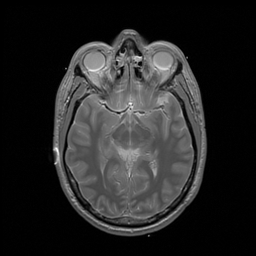
%> input picture Lab 7_data/S1_Q2_utils/pd.jpg, 256 x 256 px
$ octave P3.m   (GNU Octave 9; MATLAB toolbox functions it lacks are replaced by stand-ins)
%> lines starting %> are read from the running program, lines starting %| are printed output that depends on the picture; in (x1, y1, x2, y2) boxes, pixels count from 0 and x2, y2 are one past the last pixel; in counts of white or black regions, pixels touching at a corner belong together; the program's own positions count from 1
%% Part 3

scan_pd = imread("pd.jpg");
%> scan_pd is the input picture: size 256x256x3 uint8; min 0, max 255, mean 38
scan_t1 = imread("t1.jpg");
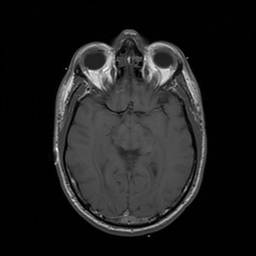
%> input picture Lab8/t1.jpg, 256 x 256 px
%> scan_t1 is the input picture: size 256x256x3 uint8; min 0, max 255, mean 29.6
scan_t2 = imread("t2.jpg");
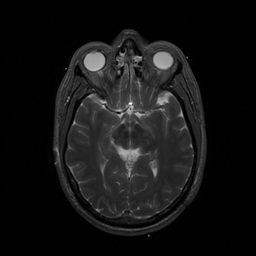
%> input picture Lab8/t2.jpg, 256 x 256 px
%> scan_t2 is the input picture: size 256x256x3 uint8; min 0, max 255, mean 20.4

[rowSize, colSize, ~] = size(scan_pd);
%> rowSize = 256; colSize = 256
totalPixels = rowSize * colSize;
%> totalPixels = 65536

feature1 = double(reshape(scan_pd(:,:,1), totalPixels, 1));
feature2 = double(reshape(scan_t1(:,:,1), totalPixels, 1));
feature3 = double(reshape(scan_t2(:,:,1), totalPixels, 1));
featureMatrix = [feature1, feature2, feature3];


numSegments = 6;

segmentLabels = custom_kmeans_clustering(featureMatrix, numSegments);
%> in custom_kmeans_clustering, `centroids = data(random_idx, :);`: centroids = [1 5 2; 1 0 1; 89 79 41; 114 83 58; 84 52 30; 103 60 81]
%> the loop in custom_kmeans_clustering, `while iterCount < maxIterations` made 47 passes
%> diff_error on passes 1 to 12: 123.9, 78.99, 51.68, 32.74, 28.98, 28.27, 24.65, 20, 15.6, 13.08, 10.24, 7.87
%> after the loop in custom_kmeans_clustering, `while iterCount < maxIterations`: iterCount = 47; updated_centroids = [46.6 40.41 19.83; 1.12 1.21 0.967; 113.5 72.65 63.21; 133.6 154.6 58.26; 86.98 73.47 39.87; 151.6 50.08 141.2]
segmentedImage = reshape(segmentLabels, rowSize, colSize);
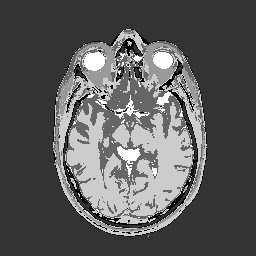
%> segmentedImage: size 256x256 double; min 1, max 6, mean 2.76; drawn with min black and max white


fig = figure('Name', 'Image Segmentation Results', 'Color', 'white');

for idx = 1:numSegments
    currentMask = (segmentedImage == idx);
    subplot(2, 3, idx);
    imshow(currentMask, []);
    title(sprintf('Segment ID: %d', idx), 'FontWeight', 'bold', 'FontSize', 10);
end
%> this loop made 6 passes
%> pass 1, `currentMask = (segmentedImage == idx);`:
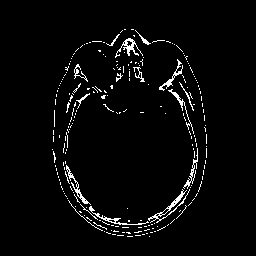
%> currentMask: size 256x256 logical; 3.4% white in thin lines or dots, all inside (x1, y1, x2, y2) = (52, 29, 207, 237)
%> pass 2, `currentMask = (segmentedImage == idx);`:
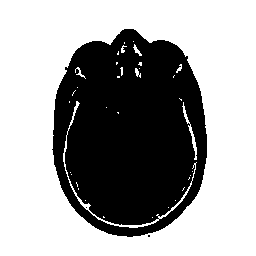
%> currentMask: size 256x256 logical; 62.5% white; 3 black regions (2 under 20 px), largest, box (x1, y1, x2, y2) and area: (52, 29, 207, 237) 24600
%> pass 3, `currentMask = (segmentedImage == idx);`:
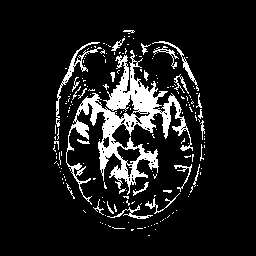
%> currentMask: size 256x256 logical; 10.8% white; 187 white regions (160 under 20 px), largest, box (x1, y1, x2, y2) and area: (66, 50, 193, 205) 4790, (56, 42, 102, 127) 408, (152, 41, 199, 91) 193
%> after the loop:
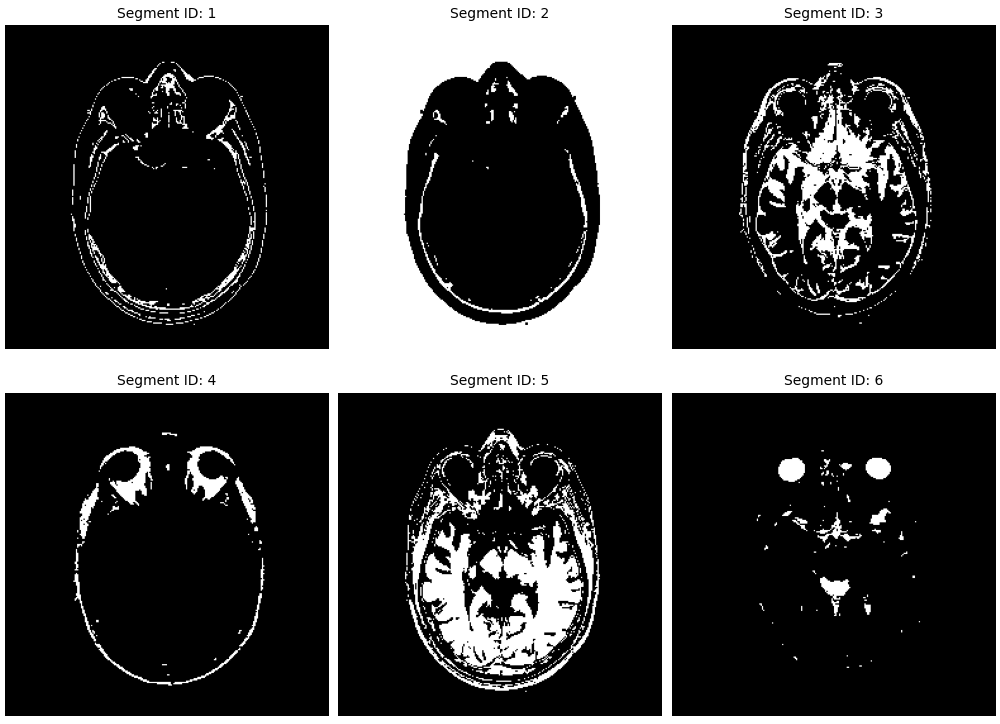
%> figure redrawn from the program's plot data, 6 panels


function labels_out = custom_kmeans_clustering(data, K)
    [numPoints, numFeatures] = size(data);
    random_idx = randperm(numPoints, K);
    centroids = data(random_idx, :);

    labels_out = zeros(numPoints, 1);
    maxIterations = 300;
    iterCount = 0;

    while iterCount < maxIterations
        iterCount = iterCount + 1;
        distMatrix = pdist2(data, centroids, 'euclidean');
        [~, labels_out] = min(distMatrix, [], 2);

        updated_centroids = zeros(K, numFeatures);
        for g = 1:K
            clusterData = data(labels_out == g, :);
            if ~isempty(clusterData)
                updated_centroids(g, :) = mean(clusterData, 1);
            else
                updated_centroids(g, :) = data(randi(numPoints), :);
            end
        end

        diff_error = sum(abs(centroids(:) - updated_centroids(:)));
        if diff_error < 1e-5
            break;
        end
        centroids = updated_centroids;
    end
end
